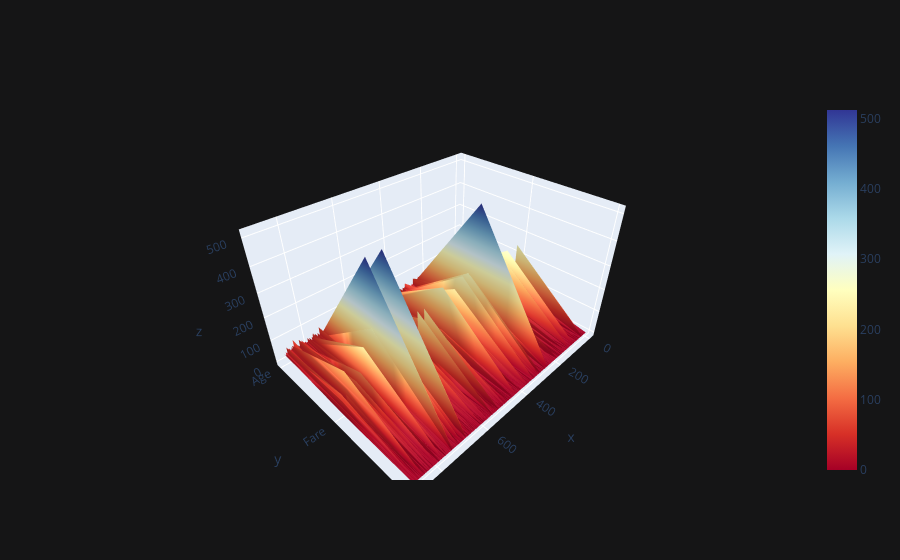

Notebook code for this chart:
### Code cell
df1 = pd.DataFrame(data[['Age', 'Fare', 'Pclass']])

df1.iplot(kind='surface', theme='solar', colorscale='rdylbu')

### Figure 1 — Plotly figure (JSON) as saved in the notebook; plotly's stock layout.template omitted (floating-point values rounded to 4 significant figures; data arrays with more than 128 entries replaced by an {"elided": "..."} marker saying what was removed)
{"data": [{"colorscale": [[0, "rgb(165,0,38)"], [0.1, "rgb(215,48,39)"], [0.2, "rgb(244,109,67)"], [0.3, "rgb(253,174,97)"], [0.4, "rgb(254,224,144)"], [0.5, "rgb(255,255,191)"], [0.6, "rgb(224,243,248)"], [0.7, "rgb(171,217,233)"], [0.8, "rgb(116,173,209)"], [0.9, "rgb(69,117,180)"], [1, "rgb(49,54,149)"]], "type": "surface", "x": {"elided": "891 int values"}, "y": ["Age", "Fare", "Pclass"], "z": {"elided": "3x891 float values"}}], "layout": {"legend": {"bgcolor": "#151516", "font": {"color": "#D9D9D9"}}, "paper_bgcolor": "#151516", "plot_bgcolor": "#151516", "title": {"font": {"color": "#D9D9D9"}}, "xaxis": {"gridcolor": "#434343", "showgrid": true, "tickfont": {"color": "#C2C2C2"}, "title": {"font": {"color": "#D9D9D9"}, "text": ""}, "zerolinecolor": "#666570"}, "yaxis": {"gridcolor": "#434343", "showgrid": true, "tickfont": {"color": "#C2C2C2"}, "title": {"font": {"color": "#D9D9D9"}, "text": ""}, "zerolinecolor": "#666570"}}}
